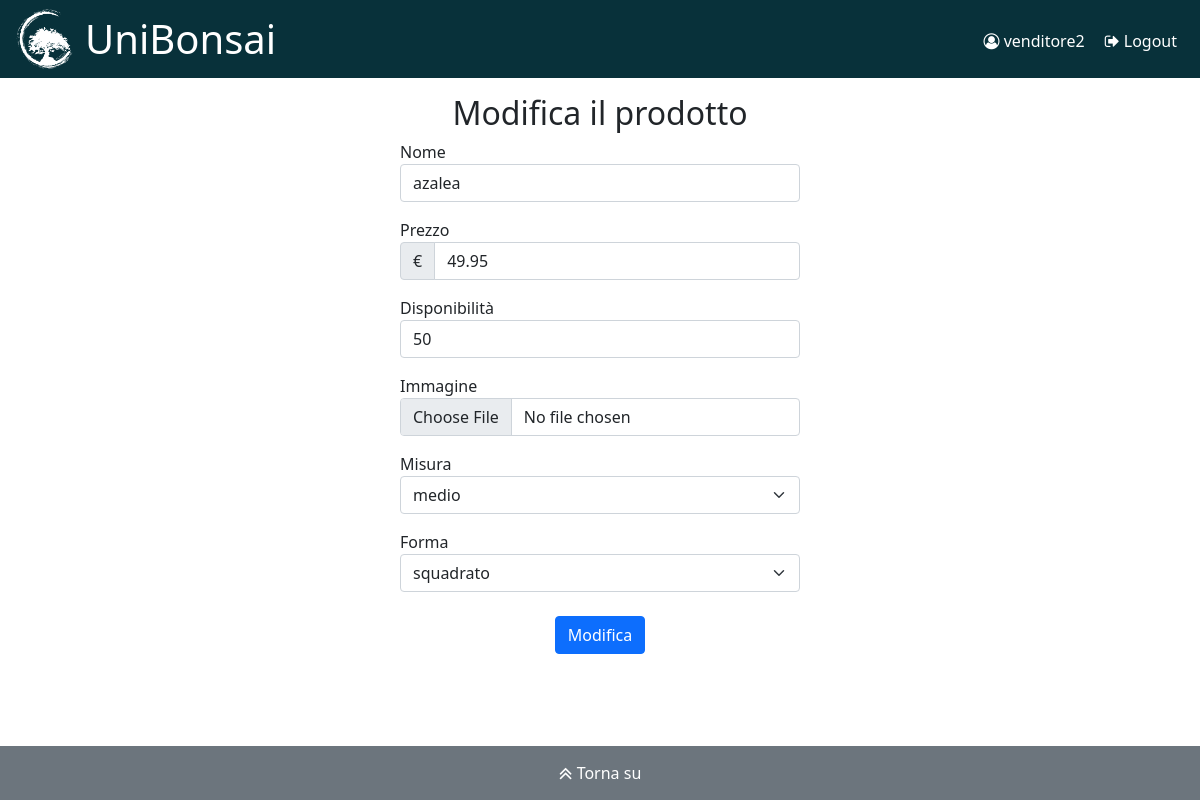
The app's page /index.php?action=catalogo&mode=update&id=1 (signed in) with its own data.
### tables this page shows
CREATE TABLE `products` (
  `id` int(11) NOT NULL,
  `name` varchar(30) NOT NULL,
  `price` float NOT NULL,
  `shape` varchar(20) NOT NULL,
  `size` varchar(10) NOT NULL,
  `availability` int(11) NOT NULL,
  `path` varchar(70) NOT NULL
);

### src/configure.php (called while the page is built, shortened)
<?php
require "./src/database/DB.class.php";
$db = new DB();
function get_include_contents(string $file) {
	if (is_file($file)) {
		extract($GLOBALS, EXTR_REFS);
		include $file;
		return ob_get_clean();
	}
	throw new ErrorException("$file not found");
}
function get_in_params($array) {
	return "(".rtrim(str_repeat("?,", count($array)), ",").")";
}
?>

### index.php (called while the page is built, shortened)
<?php
	require "./src/configure.php";
	$vars["action"] = isset($_SESSION["uid"]) ? ($_REQUEST["action"] ?? "catalogo") : "user";
	if (isset($_SESSION["uid"])) {
		$UID = $_SESSION["uid"];
	}
	switch ($vars["action"]) {
		case "catalogo":
			require "./src/catalogo/controller.php";
			break;
	}
	require "./src/templates/template.php";
?>

### src/database/DB.class.php (called while the page is built, shortened)
<?php
class DB {
	private $connection;
	public function __construct() {
		$this->connection = new mysqli("127.0.0.1", "unibonsai", "unibonsai1!", "unibonsai");
	}
	private function query($statement, $vars = [], $types = "") {
		$q = $this->connection->prepare($statement);
		if ($vars && $types)
			$q->bind_param($types, ...$vars);
		$success = $q->execute();
		if ($res = $q->get_result())
			return $res->fetch_all(MYSQLI_ASSOC);
		return $success;
	}
	public function getProducts($ids = null) {
		$query = "SELECT id, name, price, shape, size, availability, path FROM products";
		if ($ids === null) {
			return $this->query($query);
		} else if (empty($ids)) {
			return [];
		} else {
			$query .= " WHERE id IN ". get_in_params($ids);
			return $this->query($query, $ids, str_repeat("i", count($ids))) ?: [];
		}
	}
	public function unreadMessages($userId) {
		$query = "SELECT COUNT(*) as count FROM messages WHERE userId = ? AND isRead = false";
		return $this->query($query, [$userId], "i")[0]["count"] > 0;
	}
}
?>

### src/catalogo/controller.php (called while the page is built, shortened)
<?php
	switch ($vars["mode"]) {
		case "add":
		case "update":
			if ($_SERVER["REQUEST_METHOD"] == "POST") {
				$vars["item"] = generate_product();
				if ($_POST["id"])
					$db->updateProduct($vars["item"]);
				else
					$vars["item"]["id"] = $db->getNextProductId();
				$vars["item"]["path"] = "/img_".$vars["item"]["id"].".jpg";
				if (check_image("image", IMG_PATH."/img_".$vars["item"]["id"].".jpg")) {
					$message = "Prodotto ".($_POST["id"] ? "modificato" : "aggiunto")." correttamente";
					if (!$_POST["id"])
						$db->addProduct($vars["item"]);
					$vars["products"] = $db->getProducts();
					$content = get_include_contents("./src/catalogo/view.php");
				} else {
					$error = "Errore. Assicurarsi che l'immagine sia valida e di tipo .jpg";
					$vars["item"] = generate_product();
					$content = get_include_contents("./src/catalogo/update.php");
				}
			} else {
				if (isset($_GET["id"]) && !empty($_GET["id"])) {
					$vars["item"] = $db->getProducts([$_GET["id"]])[0];
				} else
					$vars["item"] = generate_product(true);
				$content = get_include_contents("./src/catalogo/update.php");
			}
			break;
	}
?>

### src/catalogo/update.php (the view, shortened to what this page needs)
<?php echo get_include_contents("./src/templates/header.php") ?>
<main>
    <h2 class="text-center mt-3">
		<?php echo $vars["item"]["id"] ? "Modifica il" : "Aggiungi un" ?> prodotto
	</h2>
	<div class="col-10 col-md-8 col-lg-6 col-xl-4
		offset-1 offset-md-2 offset-lg-3 offset-xl-4">
		<form action="index.php" method="post" enctype="multipart/form-data">
			<label for="name">Nome</label>
			<input type="text" class="form-control mb-3" id="name" name="name"
				pattern="[a-zA-Z\s]{1,30}" maxlength="30" required
				value="<?php echo $vars["item"]["name"] ?? "" ?>" />
			<label for="price">Prezzo</label>
			<div class="input-group mb-3">
				<span class="input-group-text">€</span>
				<input type="number" class="form-control" id="price" name="price"
					min="0.01" max="200.00" step="0.01" required
					value="<?php echo $vars["item"]["price"] ?>" />
			</div>
			<label for="availability">Disponibilità</label>
			<input type="number" class="form-control mb-3" id="availability" name="availability"
				min="0" max="100" step="1" required value="<?php echo $vars["item"]["availability"] ?>" />
			<label for="image">Immagine</label>
			<input type="file" class="form-control mb-3" id="image" name="image" accept=".jpg"
				<?php  if (!$vars["item"]["id"]) echo "required" ?> />
			<label for="size">Misura</label>
			<select class="form-select mb-3" name="size" id="size" required>
				<option value="medio" <?php echo $vars["item"]["size"] == "medio" ? "selected" : "" ?>>
					medio
				</option>
			</select>
			<label for="shape">Forma</label>
			<select class="form-select mb-3" name="shape" id="shape" required>
				<option value="squadrato" <?php echo $vars["item"]["shape"] == "squadrato" ? "selected" : "" ?>>
					squadrato
				</option>
			</select>
			<div class="text-center mt-4">
				<button type="submit" class="btn btn-primary"
					title="<?php echo $vars["item"]["id"] ? "modifica" : "aggiungi" ?>">
					<?php echo $vars["item"]["id"] ? "Modifica" : "Aggiungi" ?>
				</button>
			</div>
		</form>
	</div>
</main>

### style/style.css (style rules this page uses)
body { position: relative; min-height: 100vh; }

### style/main.css (style rules this page uses)
main { padding-bottom: 55px; }

### records on screen
products: name "azalea", price "49.95", availability "50", size "medio", shape "squadrato"

### other values on screen
$vars["user"] "venditore2"
